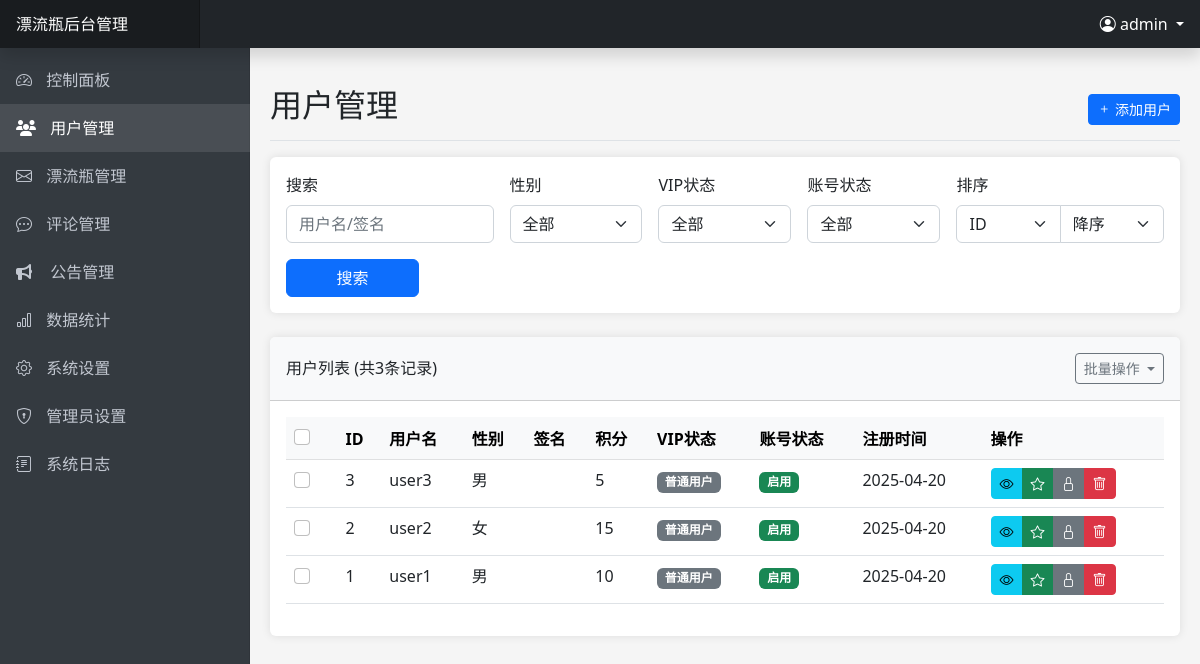
Page /admin/users.php (signed in) on the committed database.
### tables this page shows
CREATE TABLE IF NOT EXISTS `users` (
    `id` INT(11) AUTO_INCREMENT PRIMARY KEY,
    `username` VARCHAR(50) NOT NULL UNIQUE,
    `password` VARCHAR(255) NOT NULL,
    `gender` ENUM('男', '女') NOT NULL,
    `signature` TEXT DEFAULT NULL,
    `points` INT(11) DEFAULT 0,
    `is_vip` TINYINT(1) DEFAULT 0,
    `vip_expire_date` DATE DEFAULT NULL,
    `vip_level` INT(11) DEFAULT 0,
    `status` TINYINT(1) DEFAULT 1 COMMENT '0:禁用 1:启用',
    `created_at` TIMESTAMP DEFAULT CURRENT_TIMESTAMP,
    `updated_at` TIMESTAMP DEFAULT CURRENT_TIMESTAMP ON UPDATE CURRENT_TIMESTAMP
);

### includes/config.php (called while the page is built, shortened)
<?php
function getDbConnection() {
    try {
        $conn = new mysqli(DB_HOST, DB_USER, DB_PASS, DB_NAME);
        return $conn;
    } catch (Exception $e) {
        error_log("数据库连接异常: " . $e->getMessage());
        throw $e;
    }
}
function sanitizeInput($data) {
    $data = trim($data);
    $data = stripslashes($data);
    $data = htmlspecialchars($data, ENT_QUOTES | ENT_HTML5, 'UTF-8');
    return $data;
}
?>

### includes/admin.php (called while the page is built, shortened)
<?php
class Admin {
    private $conn;
    public function __construct() {
        $this->conn = getDbConnection();
    }
    public function logOperation($module, $action, $description = '', $data = null) {
        try {
            $adminId = $_SESSION['admin_id'];
            $ip = $_SERVER['REMOTE_ADDR'];
            $jsonData = $data ? json_encode($data, JSON_UNESCAPED_UNICODE) : null;
            $stmt = $this->conn->prepare("INSERT INTO admin_operation_logs (admin_id, module, action, ip, description, data) VALUES (?, ?, ?, ?, ?, ?)");
            $stmt->bind_param("isssss", $adminId, $module, $action, $ip, $description, $jsonData);
            $result = $stmt->execute();
            return $result;
        } catch (Exception $e) {
            error_log("记录操作日志失败: " . $e->getMessage());
            return false;
        }
    }
}
?>

### admin/users.php (the view, shortened to what this page needs)
<?php
$pageActions = '<a href="users.php?action=add" class="btn btn-sm btn-primary"><i class="bi bi-plus"></i> 添加用户</a>';
require_once 'includes/header.php';
$conn = getDbConnection();
$search = sanitizeInput($_GET['search'] ?? '');
$sortBy = sanitizeInput($_GET['sort_by'] ?? 'id');
$sortOrder = sanitizeInput($_GET['sort_order'] ?? 'desc');
$page = isset($_GET['page']) ? (int)$_GET['page'] : 1;
$limit = 10;
$offset = ($page - 1) * $limit;
$where = [];
$params = [];
$types = '';
$whereClause = !empty($where) ? "WHERE " . implode(' AND ', $where) : '';
$sortOrder = strtolower($sortOrder) === 'asc' ? 'ASC' : 'DESC';
$countQuery = "SELECT COUNT(*) as total FROM users $whereClause";
$query = "SELECT * FROM users $whereClause ORDER BY $sortBy $sortOrder LIMIT ?, ?";
$countParams = $params;
$countTypes = $types;
$params[] = $offset;
$params[] = $limit;
$types .= 'ii';
if (!empty($countParams)) {
    try {
        $countStmt = $conn->prepare($countQuery);
        if ($countStmt === false) {
            throw new Exception("准备计数查询失败: " . $conn->error);
        }
        $countStmt->bind_param($countTypes, ...$countParams);
        $countStmt->execute();
        $totalResult = $countStmt->get_result();
        $total = $totalResult->fetch_assoc()['total'];
        $countStmt->close();
    } catch (Exception $e) {
        error_log("用户统计查询错误: " . $e->getMessage());
        $total = 0;
    }
} else {
    $totalResult = $conn->query($countQuery);
    if ($totalResult === false) {
        error_log("用户计数查询执行失败: " . $conn->error);
        $total = 0;
    } else {
        $total = $totalResult->fetch_assoc()['total'];
    }
}
if (!empty($params)) {
    try {
        $stmt = $conn->prepare($query);
        $stmt->bind_param($types, ...$params);
        $stmt->execute();
        $result = $stmt->get_result();
    } catch (Exception $e) {
        error_log("用户列表查询错误: " . $e->getMessage());
        $result = false;
    }
} else {
    $result = $conn->query($query);
    if ($result === false) {
        error_log("用户列表查询失败: " . $conn->error);
        $result = false;
    }
}
?>
<div class="card mb-4">
    <div class="card-body">
        <form method="get" class="row g-3">
            <div class="col-md-3">
                <label for="search" class="form-label">搜索</label>
                <input type="text" class="form-control" id="search" name="search" placeholder="用户名/签名" value="<?php echo htmlspecialchars($search); ?>">
            </div>
            <div class="col-md-2">
                <label for="gender" class="form-label">性别</label>
                <select class="form-select" id="gender" name="gender">
                    <option value="">全部</option>
                </select>
            </div>
            <div class="col-md-2">
                <label for="vip" class="form-label">VIP状态</label>
                <select class="form-select" id="vip" name="vip">
                    <option value="-1">全部</option>
                </select>
            </div>
            <div class="col-md-2">
                <label for="status" class="form-label">账号状态</label>
                <select class="form-select" id="status" name="status">
                    <option value="-1">全部</option>
                </select>
            </div>
            <div class="col-md-3">
                <label for="sort_by" class="form-label">排序</label>
                <div class="input-group">
                    <select class="form-select" id="sort_by" name="sort_by">
                        <option value="id" <?php echo $sortBy === 'id' ? 'selected' : ''; ?>>ID</option>
                    </select>
                    <select class="form-select" id="sort_order" name="sort_order">
                        <option value="desc" <?php echo $sortOrder === 'DESC' ? 'selected' : ''; ?>>降序</option>
                    </select>
                </div>
            </div>
            <div class="col-md-2 d-flex align-items-end">
                <button type="submit" class="btn btn-primary w-100">搜索</button>
            </div>
        </form>
    </div>
</div>
<?php if (isset($action) && $action === 'add'): ?>
<div class="card mb-4">
    <div class="card-header">
        <h5 class="m-0">添加用户</h5>
    </div>
    <div class="card-body">
        <form method="post" class="row g-3">
            <div class="col-md-6">
                <label for="username" class="form-label">用户名 <span class="text-danger">*</span></label>
                <input type="text" class="form-control" id="username" name="username" required value="<?php echo htmlspecialchars($_POST['username'] ?? ''); ?>">
            </div>
            <div class="col-md-6">
                <label for="password" class="form-label">密码 <span class="text-danger">*</span></label>
                <input type="password" class="form-control" id="password" name="password" required>
            </div>
            <div class="col-md-6">
                <label for="gender" class="form-label">性别 <span class="text-danger">*</span></label>
                <select class="form-select" id="gender" name="gender" required>
                    <option value="">请选择</option>
                    <option value="男" <?php echo isset($_POST['gender']) && $_POST['gender'] === '男' ? 'selected' : ''; ?>>男</option>
                    <option value="女" <?php echo isset($_POST['gender']) && $_POST['gender'] === '女' ? 'selected' : ''; ?>>女</option>
                </select>
            </div>
            <div class="col-md-6">
                <label for="points" class="form-label">初始积分</label>
                <input type="number" class="form-control" id="points" name="points" value="<?php echo htmlspecialchars($_POST['points'] ?? '0'); ?>" min="0">
            </div>
            <div class="col-md-12">
                <label for="signature" class="form-label">个性签名</label>
                <textarea class="form-control" id="signature" name="signature" rows="2"><?php echo htmlspecialchars($_POST['signature'] ?? ''); ?></textarea>
            </div>
            <div class="col-md-12">
                <div class="form-check">
                    <input class="form-check-input" type="checkbox" id="is_vip" name="is_vip" <?php echo isset($_POST['is_vip']) ? 'checked' : ''; ?>>
                    <label class="form-check-label" for="is_vip">
                        VIP会员
                    </label>
                </div>
            </div>
            <div class="col-md-6" id="vipOptions" <?php echo isset($_POST['is_vip']) ? '' : 'style="display: none;"'; ?>>
                <label for="vip_level" class="form-label">VIP等级</label>
                <select class="form-select" id="vip_level" name="vip_level">
                    <?php for ($i = 1; $i <= 5; $i++): ?>
                    <option value="<?php echo $i; ?>" <?php echo isset($_POST['vip_level']) && (int)$_POST['vip_level'] === $i ? 'selected' : ''; ?>>
                        VIP <?php echo $i; ?>
                    </option>
                    <?php endfor; ?>
                </select>
            </div>
            <div class="col-md-6">
                <label for="status" class="form-label">账号状态</label>
                <select class="form-select" id="status" name="status">
                    <option value="1" <?php echo !isset($_POST['status']) || (int)$_POST['status'] === 1 ? 'selected' : ''; ?>>启用</option>
                    <option value="0" <?php echo isset($_POST['status']) && (int)$_POST['status'] === 0 ? 'selected' : ''; ?>>禁用</option>
                </select>
            </div>
            <div class="col-12">
                <button type="submit" class="btn btn-primary">创建用户</button>
                <a href="users.php" class="btn btn-secondary">取消</a>
            </div>
        </form>
    </div>
</div>
<script>
document.addEventListener('DOMContentLoaded', function() {
    const isVipCheckbox = document.getElementById('is_vip');
    const vipOptionsDiv = document.getElementById('vipOptions');
    if (isVipCheckbox && vipOptionsDiv) {
        isVipCheckbox.addEventListener('change', function() {
            vipOptionsDiv.style.display = this.checked ? 'block' : 'none';
        });
    }
});
</script>
<?php else: ?>
<div class="card">
    <div class="card-header py-3 d-flex justify-content-between align-items-center">
        <h6 class="m-0 font-weight-bold">用户列表 (共<?php echo $total; ?>条记录)</h6>
        <div class="btn-group">
            <button type="button" class="btn btn-sm btn-outline-secondary dropdown-toggle" data-bs-toggle="dropdown" aria-expanded="false">
                批量操作
            </button>
        </div>
    </div>
    <div class="card-body">
        <form id="batch-form" method="post" action="batch_users.php">
            <div class="table-responsive">
                <table class="table table-hover">
                    <thead class="table-light">
                        <tr>
                            <th>
                                <div class="form-check">
                                    <input class="form-check-input" type="checkbox" id="select-all">
                                </div>
                            </th>
                            <th>ID</th>
                            <th>用户名</th>
                            <th>性别</th>
                            <th>签名</th>
                            <th>积分</th>
                            <th>VIP状态</th>
                            <th>账号状态</th>
                            <th>注册时间</th>
                            <th>操作</th>
                        </tr>
                    </thead>
                    <tbody>
                        <?php if ($result->num_rows > 0): ?>
                            <?php while ($user = $result->fetch_assoc()): ?>
                            <tr>
                                <td>
                                    <div class="form-check">
                                        <input class="form-check-input user-checkbox" type="checkbox" name="user_ids[]" value="<?php echo $user['id']; ?>">
                                    </div>
                                </td>
                                <td><?php echo $user['id']; ?></td>
                                <td><?php echo htmlspecialchars($user['username']); ?></td>
                                <td><?php echo $user['gender']; ?></td>
                                <td><?php echo mb_substr(htmlspecialchars($user['signature'] ?? ''), 0, 20) . (mb_strlen($user['signature'] ?? '') > 20 ? '...' : ''); ?></td>
                                <td><?php echo $user['points']; ?></td>
                                <td>
                                    <span class="badge bg-<?php echo $user['is_vip'] ? 'success' : 'secondary'; ?>">
                                        <?php echo $user['is_vip'] ? 'VIP' . $user['vip_level'] : '普通用户'; ?>
                                    </span>
                                </td>
                                <td>
                                    <span class="badge bg-<?php echo $user['status'] ? 'success' : 'secondary'; ?>">
                                        <?php echo $user['status'] ? '启用' : '禁用'; ?>
                                    </span>
                                </td>
                                <td><?php echo date('Y-m-d', strtotime($user['created_at'])); ?></td>
                                <td>
                                    <div class="btn-group">
                                        <a href="user_detail.php?id=<?php echo $user['id']; ?>" class="btn btn-sm btn-info" title="查看详情">
                                            <i class="bi bi-eye"></i>
                                        </a>
                                        <a href="users.php?action=toggle_vip&id=<?php echo $user['id']; ?>" class="btn btn-sm btn-<?php echo $user['is_vip'] ? 'warning' : 'success'; ?>" title="<?php echo $user['is_vip'] ? '取消VIP' : '设为VIP'; ?>">
                                            <i class="bi bi-star<?php echo $user['is_vip'] ? '-fill' : ''; ?>"></i>
                                        </a>
                                        <a href="users.php?action=toggle_status&id=<?php echo $user['id']; ?>" class="btn btn-sm btn-<?php echo $user['status'] ? 'secondary' : 'primary'; ?>" title="<?php echo $user['status'] ? '禁用账号' : '启用账号'; ?>">
                                            <i class="bi bi-<?php echo $user['status'] ? 'lock' : 'unlock'; ?>"></i>
                                        </a>
                                        <a href="users.php?action=delete&id=<?php echo $user['id']; ?>" class="btn btn-sm btn-danger" title="删除用户">
                                            <i class="bi bi-trash"></i>
                                        </a>
                                    </div>
                                </td>
                            </tr>
                            <?php endwhile; ?>
                        <?php else: ?>
                            <tr>
                                <td colspan="9" class="text-center">没有找到符合条件的用户</td>
                            </tr>
                        <?php endif; ?>
                    </tbody>
                </table>
            </div>
        </form>
    </div>
</div>
<?php endif; ?>
<?php
require_once 'includes/footer.php';
?>

### admin/includes/header.php (style rules this page uses)
body { font-family: 'Microsoft YaHei', 'Segoe UI', sans-serif; background-color: #f5f5f5; overflow-x: hidden; }
.card { margin-bottom: 20px; border: none; box-shadow: 0 0 10px rgba(0, 0, 0, 0.1); }
.card-header { font-weight: bold; background-color: #f8f9fa; }
.table-responsive { overflow-x: auto; -webkit-overflow-scrolling: touch; }
.form-control, .form-select { box-shadow: none !important; }

### rows in the picture
users: id "3", username "user3", gender "男", points "5", is_vip "普通用户", status "启用", created_at "2025-04-20"
users: id "2", username "user2", gender "女", points "15", is_vip "普通用户", status "启用", created_at "2025-04-20"
users: id "1", username "user1", gender "男", points "10", is_vip "普通用户", status "启用", created_at "2025-04-20"

### other values in the picture
SITE_NAME "漂流瓶"
$admin->getCurrentAdminUsername() "admin"
$pageTitle "用户管理"
$total "3"
